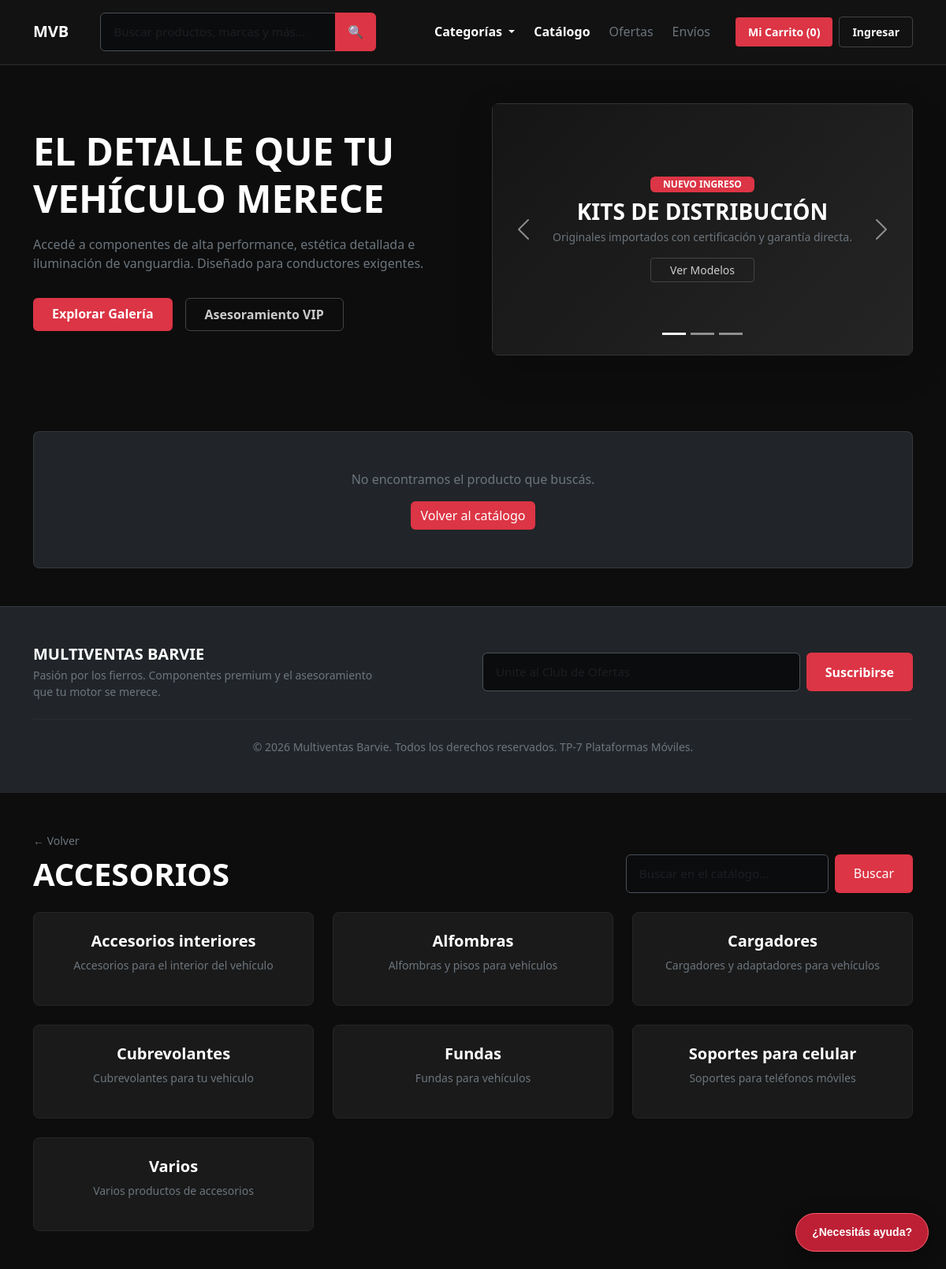
The page /src/views/catalogo.php?categoria=3 on the database its author committed.
### tables this page shows
CREATE TABLE categorias (
    id_categoria INT AUTO_INCREMENT PRIMARY KEY,
    nombre VARCHAR(100) NOT NULL,
    descripcion VARCHAR(255),
    id_categoria_padre INT NULL,
    CONSTRAINT fk_categoria_padre
        FOREIGN KEY (id_categoria_padre)
        REFERENCES categorias(id_categoria)
);

### src/controllers/auth/productos_controller.php (called while the page is built, shortened)
<?php
function obtenerCategorias(PDO $pdo, ?int $idPadre = null): array
{
    if ($idPadre === null) {
        $stmt = $pdo->query("SELECT * FROM categorias WHERE id_categoria_padre IS NULL ORDER BY nombre");
    } else {
        $stmt = $pdo->prepare("SELECT * FROM categorias WHERE id_categoria_padre = :padre ORDER BY nombre");
        $stmt->execute([':padre' => $idPadre]);
    }
    return $stmt->fetchAll();
}
function obtenerCategoriaPorId(PDO $pdo, int $id): ?array
{
    $stmt = $pdo->prepare("SELECT * FROM categorias WHERE id_categoria = :id");
    $stmt->execute([':id' => $id]);
    $cat = $stmt->fetch();
    return $cat ?: null;
}

### src/views/catalogo.php (the view, shortened to what this page needs)
<?php
require_once __DIR__ . '/../config/database.php';
require_once __DIR__ . '/../controllers/auth/productos_controller.php';
require_once __DIR__ . '/productos_card.php';
$categoriaId = isset($_GET['categoria']) ? (int) $_GET['categoria'] : null;
$busqueda = isset($_GET['buscar']) ? trim($_GET['buscar']) : '';
$categoriaActual = null;
$subcategorias = [];
if ($busqueda !== '') {
    $productos = buscarProductos($pdo, $busqueda);
} elseif ($categoriaId !== null) {
    $categoriaActual = obtenerCategoriaPorId($pdo, $categoriaId);
    if ($categoriaActual) {
        $subcategorias = obtenerCategorias($pdo, $categoriaId);
    }
}
require_once __DIR__ . '/_layouts/header.php';
?>
    <main class="container my-5">
        <div class="d-flex flex-wrap align-items-end justify-content-between gap-3 mb-4">
            <div>
                <?php if ($busqueda !== ''): ?>
                    <a href="<?= BASE_URL ?>/src/views/catalogo.php" class="text-secondary text-decoration-none small d-inline-block mb-2">← Volver al catálogo</a>
                    <h1 class="fw-bold text-white text-uppercase tracking-wide m-0">Resultados para "<?= htmlspecialchars($busqueda) ?>"</h1>
                <?php elseif ($categoriaActual): ?>
                    <a href="<?= BASE_URL ?>/src/views/catalogo.php<?= $categoriaActual['id_categoria_padre'] ? '?categoria=' . (int) $categoriaActual['id_categoria_padre'] : '' ?>" class="text-secondary text-decoration-none small d-inline-block mb-2">← Volver</a>
                    <h1 class="fw-bold text-white text-uppercase tracking-wide m-0"><?= htmlspecialchars($categoriaActual['nombre']) ?></h1>
                <?php else: ?>
                    <h1 class="fw-bold text-white text-uppercase tracking-wide m-0">Catálogo</h1>
                    <p class="text-secondary mb-0">Elegí una categoría para ver los productos disponibles.</p>
                <?php endif; ?>
            </div>
            <form method="GET" action="<?= BASE_URL ?>/src/views/catalogo.php" class="d-flex gap-2">
                <input type="text" name="buscar" value="<?= htmlspecialchars($busqueda) ?>" class="form-control form-control-premium" placeholder="Buscar en el catálogo...">
                <button type="submit" class="btn btn-premium-red px-4">Buscar</button>
            </form>
        </div>
        <?php if (!empty($subcategorias)): ?>
            <div class="row g-4">
                <?php foreach ($subcategorias as $cat): ?>
                    <div class="col-12 col-sm-6 col-lg-4">
                        <a href="<?= BASE_URL ?>/src/views/catalogo.php?categoria=<?= (int) $cat['id_categoria'] ?>" class="text-decoration-none">
                            <div class="card card-premium h-100 p-4 text-center">
                                <h4 class="h5 fw-bold text-white mb-2"><?= htmlspecialchars($cat['nombre']) ?></h4>
                                <?php if (!empty($cat['descripcion'])): ?>
                                    <p class="text-secondary small mb-3"><?= htmlspecialchars($cat['descripcion']) ?></p>
                                <?php endif; ?>
                            </div>
                        </a>
                    </div>
                <?php endforeach; ?>
            </div>
        <?php endif; ?>
    </main>
<?php
require_once __DIR__ . '/_layouts/footer.php';
?>

### assets/css/style.css (style rules this page uses)
:root { --bg-dark-premium: #121212; --bg-card-dark: #1a1a1a; --accent-red: #dc3545; --accent-red-hover: #b02a37; }
body { background-color: #0d0d0d; color: #e0e0e0; font-family: 'Segoe UI', Tahoma, Geneva, Verdana, sans-serif; }
.btn-premium-red { background-color: var(--accent-red); color: #fff; border: none; transition: all 0.3s ease; }
.card-premium { background-color: var(--bg-card-dark); border: 1px solid #262626; border-radius: 8px; transition: transform 0.3s ease, border-color 0.3s ease, box-shadow 0.3s ease; cursor: pointer; }
.form-control-premium { background-color: #1a1a1a; border: 1px solid #333; color: #fff; }
.form-control-premium { background-color: #0b0c0e !important; color: #ffffff !important; border: 1px solid #495057 !important; padding: 0.75rem 1rem; font-size: 0.95rem; border-radius: 6px; transition: border-color 0.2s, box-shadow 0.2s; }

### rows shown on the page
categorias: nombre "ACCESORIOS"
categorias: nombre "Accesorios interiores", descripcion "Accesorios para el interior del vehículo"
categorias: nombre "Alfombras", descripcion "Alfombras y pisos para vehículos"
categorias: nombre "Cargadores", descripcion "Cargadores y adaptadores para vehículos"
categorias: nombre "Cubrevolantes", descripcion "Cubrevolantes para tu vehiculo"
categorias: nombre "Fundas", descripcion "Fundas para vehículos"
categorias: nombre "Soportes para celular", descripcion "Soportes para teléfonos móviles"
categorias: nombre "Varios", descripcion "Varios productos de accesorios"

### other values the page prints
$cantidadCarrito "0"
